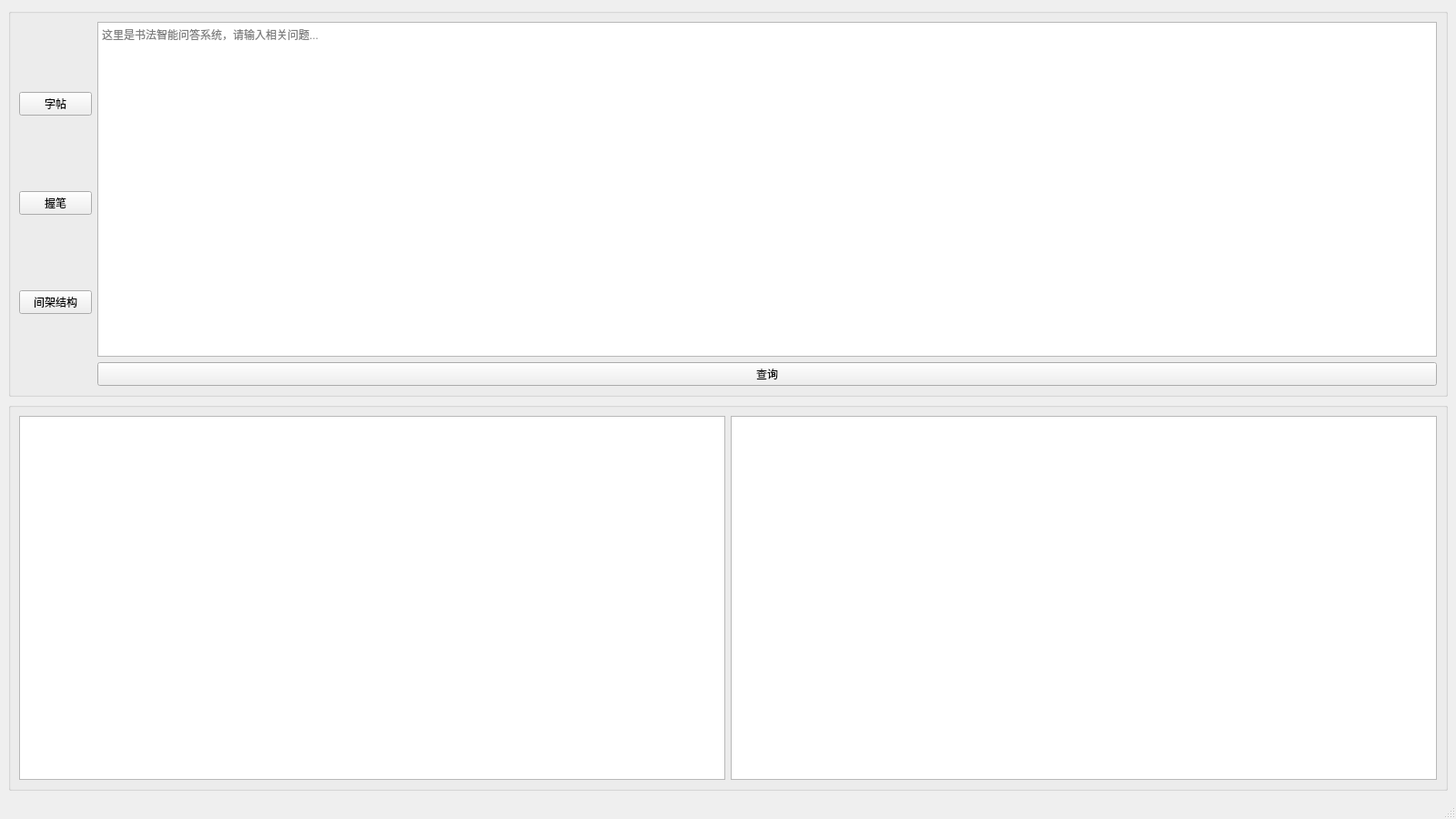
<?xml version="1.0" encoding="UTF-8"?>
<ui version="4.0">
 <class>MainWindow</class>
 <widget class="QMainWindow" name="MainWindow">
  <property name="geometry">
   <rect>
    <x>0</x>
    <y>0</y>
    <width>1600</width>
    <height>900</height>
   </rect>
  </property>
  <property name="windowTitle">
   <string>书法智能问答系统</string>
  </property>
  <property name="styleSheet">
   <string notr="true">*{
	font: 14pt &quot;楷体&quot;;
}</string>
  </property>
  <widget class="QWidget" name="centralwidget">
   <layout class="QVBoxLayout" name="verticalLayout_3">
    <item>
     <widget class="QGroupBox" name="groupBox">
      <property name="title">
       <string/>
      </property>
      <layout class="QHBoxLayout" name="horizontalLayout">
       <item>
        <layout class="QVBoxLayout" name="verticalLayout_2">
         <item>
          <widget class="QPushButton" name="pushButton">
           <property name="text">
            <string>字帖</string>
           </property>
          </widget>
         </item>
         <item>
          <widget class="QPushButton" name="pushButton_2">
           <property name="text">
            <string>握笔</string>
           </property>
          </widget>
         </item>
         <item>
          <widget class="QPushButton" name="pushButton_3">
           <property name="text">
            <string>间架结构</string>
           </property>
          </widget>
         </item>
        </layout>
       </item>
       <item>
        <layout class="QVBoxLayout" name="verticalLayout">
         <item>
          <widget class="QPlainTextEdit" name="plainTextEdit">
           <property name="styleSheet">
            <string notr="true">*{	
	font-family:微软雅黑;
}</string>
           </property>
           <property name="placeholderText">
            <string>这里是书法智能问答系统，请输入相关问题...</string>
           </property>
          </widget>
         </item>
         <item>
          <widget class="QPushButton" name="pushButton_4">
           <property name="text">
            <string>查询</string>
           </property>
          </widget>
         </item>
        </layout>
       </item>
      </layout>
     </widget>
    </item>
    <item>
     <widget class="QGroupBox" name="groupBox_2">
      <property name="font">
       <font>
        <family>微软雅黑</family>
        <pointsize>-1</pointsize>
        <weight>50</weight>
        <italic>false</italic>
        <bold>false</bold>
       </font>
      </property>
      <property name="styleSheet">
       <string notr="true">*{	
	font-family:微软雅黑;
}</string>
      </property>
      <property name="title">
       <string/>
      </property>
      <layout class="QHBoxLayout" name="horizontalLayout_2">
       <item>
        <widget class="QTextBrowser" name="textBrowser"/>
       </item>
       <item>
        <widget class="QTextBrowser" name="textBrowser_2"/>
       </item>
      </layout>
     </widget>
    </item>
   </layout>
  </widget>
  <widget class="QMenuBar" name="menubar">
   <property name="geometry">
    <rect>
     <x>0</x>
     <y>0</y>
     <width>556</width>
     <height>25</height>
    </rect>
   </property>
  </widget>
  <widget class="QStatusBar" name="statusbar"/>
 </widget>
 <resources/>
 <connections/>
</ui>
